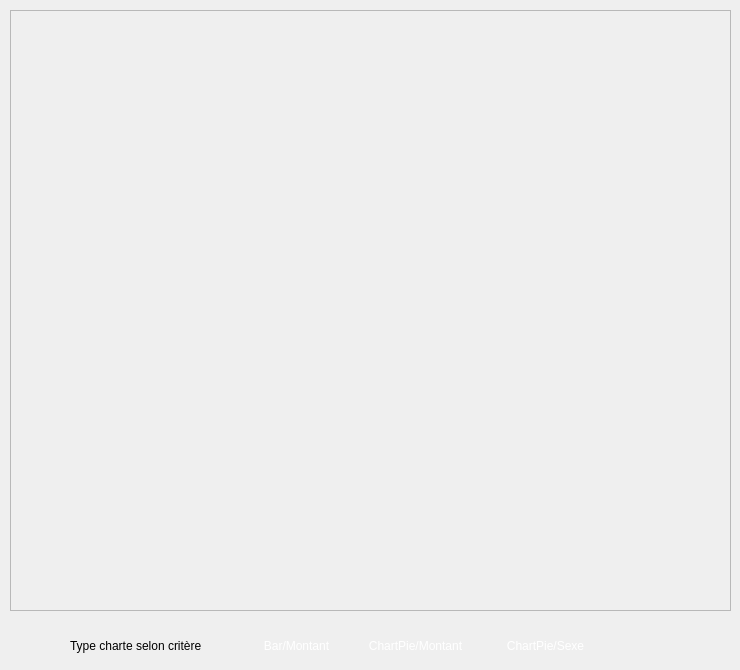
    <widget class="QWidget" name="page_stat_2">
     <widget class="QFrame" name="frame_stat_2">
      <property name="geometry">
       <rect>
        <x>10</x>
        <y>10</y>
        <width>721</width>
        <height>601</height>
       </rect>
      </property>
      <property name="frameShape">
       <enum>QFrame::StyledPanel</enum>
      </property>
      <property name="frameShadow">
       <enum>QFrame::Raised</enum>
      </property>
     </widget>
     <widget class="QPushButton" name="PBstatMontant_2">
      <property name="geometry">
       <rect>
        <x>350</x>
        <y>630</y>
        <width>131</width>
        <height>31</height>
       </rect>
      </property>
      <property name="styleSheet">
       <string notr="true">QPushButton {
            color: white;
            border-image: url(:/img/bouton.png) 3 10 3 10;

            border-top: 3px transparent;
            border-bottom: 3px transparent;
            border-right: 10px transparent;
            border-left: 10px transparent;
        }</string>
      </property>
      <property name="text">
       <string>ChartPie/Montant</string>
      </property>
     </widget>
     <widget class="QPushButton" name="PBstatSexe_2">
      <property name="geometry">
       <rect>
        <x>490</x>
        <y>630</y>
        <width>111</width>
        <height>31</height>
       </rect>
      </property>
      <property name="styleSheet">
       <string notr="true">QPushButton {
            color: white;
            border-image: url(:/img/bouton.png) 3 10 3 10;

            border-top: 3px transparent;
            border-bottom: 3px transparent;
            border-right: 10px transparent;
            border-left: 10px transparent;
        }
</string>
      </property>
      <property name="text">
       <string>ChartPie/Sexe</string>
      </property>
     </widget>
     <widget class="QPushButton" name="PBstatBar_2">
      <property name="geometry">
       <rect>
        <x>250</x>
        <y>630</y>
        <width>93</width>
        <height>31</height>
       </rect>
      </property>
      <property name="styleSheet">
       <string notr="true">QPushButton {
            color: white;
            border-image: url(:/img/bouton.png) 3 10 3 10;

            border-top: 3px transparent;
            border-bottom: 3px transparent;
            border-right: 10px transparent;
            border-left: 10px transparent;
        }</string>
      </property>
      <property name="text">
       <string>Bar/Montant</string>
      </property>
     </widget>
     <widget class="QLabel" name="label_34">
      <property name="geometry">
       <rect>
        <x>70</x>
        <y>630</y>
        <width>171</width>
        <height>31</height>
       </rect>
      </property>
      <property name="font">
       <font>
        <pointsize>9</pointsize>
       </font>
      </property>
      <property name="text">
       <string>Type charte selon critère</string>
      </property>
     </widget>
    </widget>
